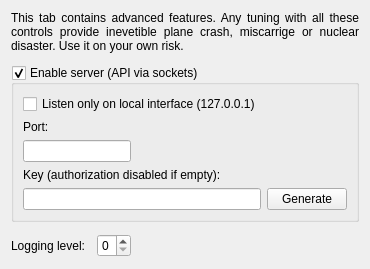
      <widget class="QWidget" name="tabExperimental">
       <property name="sizePolicy">
        <sizepolicy hsizetype="Fixed" vsizetype="Preferred">
         <horstretch>0</horstretch>
         <verstretch>0</verstretch>
        </sizepolicy>
       </property>
       <attribute name="title">
        <string>Advanced</string>
       </attribute>
       <layout class="QVBoxLayout" name="verticalLayout_3" stretch="0,1,0,0">
        <property name="spacing">
         <number>12</number>
        </property>
        <item>
         <widget class="QLabel" name="label_DevTabWarning">
          <property name="text">
           <string>&lt;html&gt;&lt;head/&gt;&lt;body&gt;&lt;p&gt;This tab contains advanced features. Any tuning with all these controls provide inevetible plane crash, miscarrige or nuclear disaster. Use it on your own risk.&lt;/p&gt;&lt;/body&gt;&lt;/html&gt;</string>
          </property>
          <property name="scaledContents">
           <bool>false</bool>
          </property>
          <property name="alignment">
           <set>Qt::AlignJustify|Qt::AlignVCenter</set>
          </property>
          <property name="wordWrap">
           <bool>true</bool>
          </property>
         </widget>
        </item>
        <item>
         <widget class="QGroupBox" name="groupBox_Api">
          <property name="sizePolicy">
           <sizepolicy hsizetype="Preferred" vsizetype="Fixed">
            <horstretch>0</horstretch>
            <verstretch>0</verstretch>
           </sizepolicy>
          </property>
          <property name="styleSheet">
           <string notr="true"/>
          </property>
          <property name="title">
           <string>Enable server (API via sockets)</string>
          </property>
          <property name="checkable">
           <bool>true</bool>
          </property>
          <property name="checked">
           <bool>true</bool>
          </property>
          <layout class="QGridLayout" name="gridLayout_3">
           <item row="0" column="0">
            <widget class="QCheckBox" name="checkBox_listenOnlyOnLoInterface">
             <property name="text">
              <string>Listen only on local interface (127.0.0.1)</string>
             </property>
            </widget>
           </item>
           <item row="2" column="0">
            <widget class="QLineEdit" name="lineEdit_ApiPort">
             <property name="sizePolicy">
              <sizepolicy hsizetype="Fixed" vsizetype="Fixed">
               <horstretch>0</horstretch>
               <verstretch>0</verstretch>
              </sizepolicy>
             </property>
            </widget>
           </item>
           <item row="1" column="0">
            <widget class="QLabel" name="label_ApiPort">
             <property name="styleSheet">
              <string notr="true">margin-top: .1em</string>
             </property>
             <property name="text">
              <string>Port:</string>
             </property>
             <property name="buddy">
              <cstring>lineEdit_ApiPort</cstring>
             </property>
            </widget>
           </item>
           <item row="5" column="2">
            <widget class="QPushButton" name="pushButton_GenerateNewApiKey">
             <property name="text">
              <string>Generate</string>
             </property>
            </widget>
           </item>
           <item row="5" column="0">
            <widget class="QLineEdit" name="lineEdit_ApiKey">
             <property name="minimumSize">
              <size>
               <width>0</width>
               <height>20</height>
              </size>
             </property>
             <property name="baseSize">
              <size>
               <width>0</width>
               <height>20</height>
              </size>
             </property>
             <property name="toolTip">
              <string>Copy and paste this key into the application using the API, for authorization on the server</string>
             </property>
             <property name="styleSheet">
              <string notr="true"/>
             </property>
             <property name="maxLength">
              <number>40</number>
             </property>
             <property name="readOnly">
              <bool>false</bool>
             </property>
            </widget>
           </item>
           <item row="4" column="0">
            <widget class="QLabel" name="label_ApiKey">
             <property name="styleSheet">
              <string notr="true">margin-top:0</string>
             </property>
             <property name="text">
              <string>Key (authorization disabled if empty):</string>
             </property>
             <property name="buddy">
              <cstring>lineEdit_ApiKey</cstring>
             </property>
            </widget>
           </item>
          </layout>
         </widget>
        </item>
        <item>
         <layout class="QHBoxLayout" name="horizontalLayout_5">
          <item>
           <widget class="QLabel" name="label_LoggingLevel">
            <property name="text">
             <string>Logging level:</string>
            </property>
            <property name="buddy">
             <cstring>spinBox_LoggingLevel</cstring>
            </property>
           </widget>
          </item>
          <item>
           <widget class="QSpinBox" name="spinBox_LoggingLevel">
            <property name="maximum">
             <number>3</number>
            </property>
           </widget>
          </item>
          <item>
           <spacer name="horizontalSpacer_2">
            <property name="orientation">
             <enum>Qt::Horizontal</enum>
            </property>
            <property name="sizeHint" stdset="0">
             <size>
              <width>40</width>
              <height>20</height>
             </size>
            </property>
           </spacer>
          </item>
         </layout>
        </item>
        <item>
         <spacer name="verticalSpacer_4">
          <property name="orientation">
           <enum>Qt::Vertical</enum>
          </property>
          <property name="sizeType">
           <enum>QSizePolicy::Expanding</enum>
          </property>
          <property name="sizeHint" stdset="0">
           <size>
            <width>20</width>
            <height>1</height>
           </size>
          </property>
         </spacer>
        </item>
       </layout>
      </widget>
